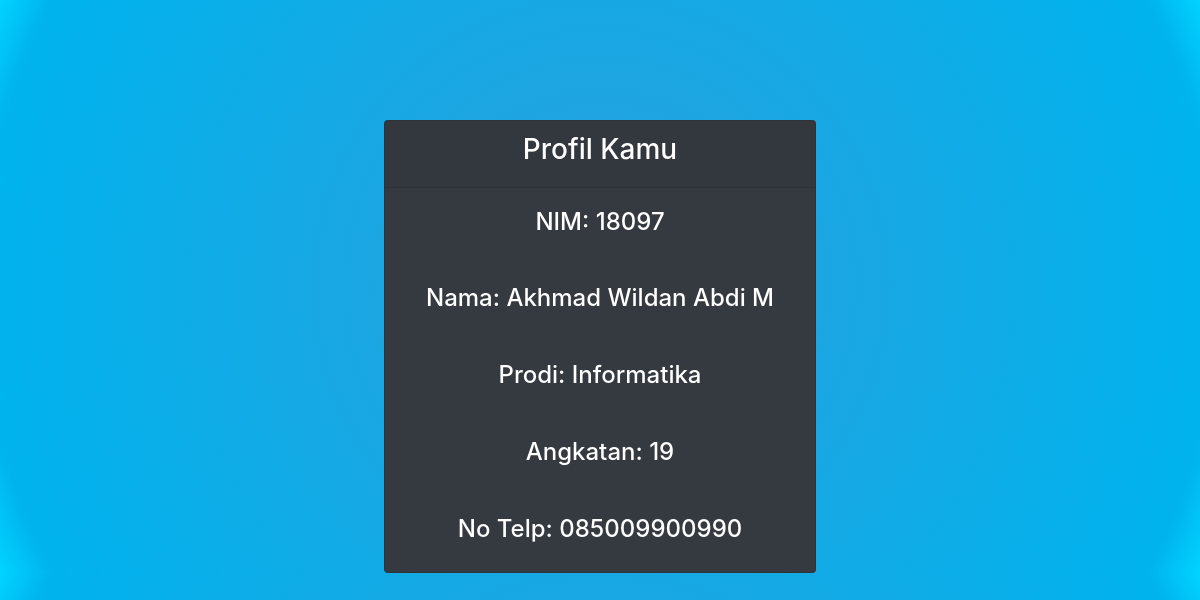
Screenshot of /profil.php (signed in) with the database file from the repository.
### tables this page shows
CREATE TABLE `mahasiswa` (
  `penggunaID` int(11) DEFAULT NULL,
  `nama` char(20) DEFAULT NULL,
  `prodi` char(20) DEFAULT NULL,
  `angkatan` int(5) DEFAULT NULL,
  `noTelp` varchar(30) NOT NULL
);

### profil.php (the view, shortened to what this page needs)
<!DOCTYPE HTML>
<html>
<head>
<?php
require 'components/header.php';
?>
</head>
<body>
  <?php
	require 'components/db-ts.php';
	$userID = $_SESSION['penggunaID'];
  $sql="SELECT kategoriID FROM pengguna WHERE penggunaID='$userID';";
  $result = $koneksi->query($sql);
  $row=$result->fetch_assoc();
  $userType=$row['kategoriID'];
  if($userType== 1){
	$sql_instance="SELECT * FROM dosen WHERE penggunaID=".$userID.";";
	$result = $koneksi->query($sql_instance);
	$row = $result->fetch_assoc();
	echo '<center><div class="container">
            <div class="col-sm col-md-5">
            <div class="card bg-dark">
              <div class="card-header"><h3>Profil Kamu</h3></div>
					    <div class="card-header"><h3>Profil Kamu</h3></div>
              <h4 class="card-body text-justify"><center>NID: '.$row['penggunaID'].'</center></h4>
					    <h4 class="card-body text-justify"><center>Nama: '.$row['nama'].'</center></h4>
							<h4 class="card-body text-justify"><center>Prodi: '.$row['prodi'].'</center></h4>
							<h4 class="card-body text-justify"><center>No Telp:'.$row['noTelp'].'</center></h4>
					  </div>
					</div>
          </div>
				</div>';
  }
  elseif($userType== 2){
	$sql_instance="SELECT * FROM mahasiswa WHERE penggunaID=".$userID.";";
	$result = $koneksi->query($sql_instance);
	$row = $result->fetch_assoc();
	echo '<center><div class="container">
          <div class="col-sm col-md-5">
					<div class="card bg-dark">
					    <div class="card-header"><h3>Profil Kamu</h3></div>
              <h4 class="card-body text-justify"><center>NIM: '.$row['penggunaID'].'</center></h4>
					    <h4 class="card-body text-justify"><center>Nama: '.$row['nama'].'</center></h4>
							<h4 class="card-body text-justify"><center>Prodi: '.$row['prodi'].'</center></h4>
              <h4 class="card-body text-justify"><center>Angkatan: '.$row['angkatan'].'</center></h4>
							<h4 class="card-body text-justify"><center>No Telp: '.$row['noTelp'].'</center></h4>
					    </div>
					    </div>
          </div>
				</div>';
  }
	?>
</body>
</html>

### profil.php (style rules this page uses)
body { padding-top:120px; background: rgb(43,159,220); background: radial-gradient(circle, rgba(43,159,220,1) 0%, rgba(0,179,237,1) 93%, rgba(0,212,255,1) 100%); color: white; }

### rows the page displays
mahasiswa: penggunaID "18097", nama "Akhmad Wildan Abdi M", prodi "Informatika", angkatan "19", noTelp "085009900990"
